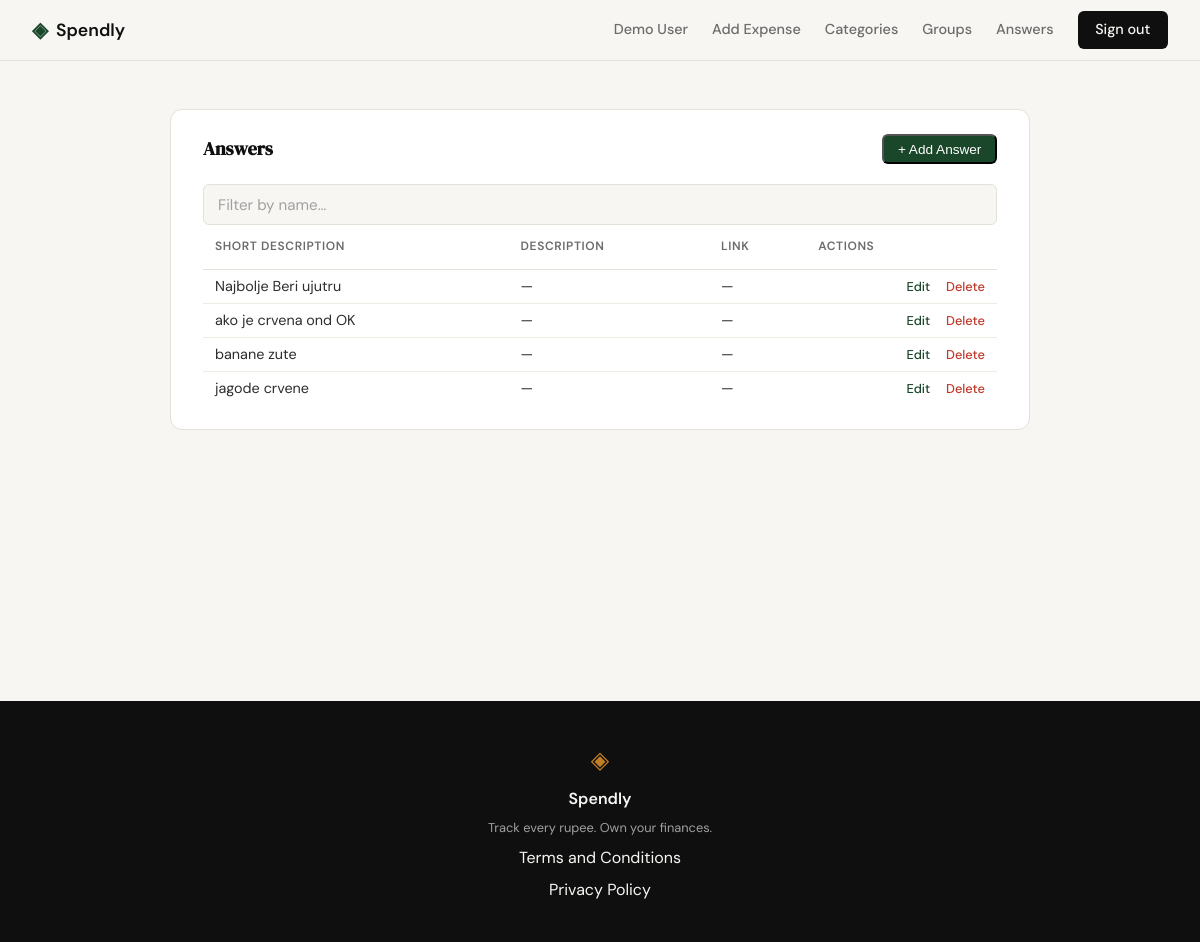
/answers (signed in), run on the app's committed database.
### tables this page shows
CREATE TABLE answers (
            id          INTEGER PRIMARY KEY AUTOINCREMENT,
            user_id     INTEGER NOT NULL REFERENCES users(id),
            short_desc  TEXT    NOT NULL,
            description TEXT,
            link        TEXT,
            created_at  TEXT    DEFAULT (datetime('now'))
        );

### app.py (the view)
@app.route("/answers")
def answers():
    if not session.get("user_id"):
        return redirect(url_for("login"))
    return render_template("answers/list.html", answers=get_all_answers(session["user_id"]))

### database/db.py (called while the page is built)
def get_db():
    conn = sqlite3.connect(DB_PATH)
    conn.row_factory = sqlite3.Row
    conn.execute("PRAGMA foreign_keys = ON")
    return conn

### database/queries.py (called while the page is built)
def get_all_answers(user_id):
    conn = get_db()
    rows = conn.execute(
        "SELECT id, short_desc, description, link FROM answers "
        "WHERE user_id = ? ORDER BY short_desc",
        (user_id,),
    ).fetchall()
    conn.close()
    return [{"id": r["id"], "short_desc": r["short_desc"],
             "description": r["description"], "link": r["link"]} for r in rows]

### templates/answers/list.html (shortened to what this page needs)
{% extends "base.html" %}
{% block content %}
<section class="profile-section">
    <div class="profile-inner">
        <div class="profile-block">
            <div class="block-title-row">
                <h2 class="block-title">Answers</h2>
                <button type="button" class="btn-add-expense" id="addAnswerBtn">+ Add Answer</button>
            </div>
            <div class="autocomplete-wrap">
                <input type="search" id="answerFilter" class="form-input answer-filter"
                       placeholder="Filter by name…" autocomplete="off">
            </div>
            <table class="transactions-table">
                <thead>
                    <tr>
                        <th>Short Description</th>
                        <th>Description</th>
                        <th>Link</th>
                        <th class="actions-col">Actions</th>
                    </tr>
                </thead>
                <tbody>
                    {% for answer in answers %}
                    <tr class="answer-row">
                        <td>{{ answer.short_desc }}</td>
                        <td>{{ answer.description or '—' }}</td>
                        <td>
                            {% if answer.link %}
                            <a href="{{ answer.link }}" target="_blank" rel="noopener">{{ answer.link }}</a>
                            {% else %}—{% endif %}
                        </td>
                        <td class="actions-col">
                            <button type="button" class="btn-edit"
                                    data-id="{{ answer.id }}"
                                    data-short-desc="{{ answer.short_desc }}"
                                    data-description="{{ answer.description or '' }}"
                                    data-link="{{ answer.link or '' }}">Edit</button>
                            <form method="POST" action="/answers/{{ answer.id }}/delete"
                                  class="form-inline"
                                  onsubmit="return confirm('Delete this answer?')">
                                <button type="submit" class="btn-delete">Delete</button>
                            </form>
                        </td>
                    </tr>
                    {% else %}
                    <tr>
                        <td colspan="4" class="table-empty">No answers yet.</td>
                    </tr>
                    {% endfor %}
                </tbody>
            </table>
        </div>
    </div>
</section>
{% endblock %}

### static/css/style.css (style rules this page uses)
:root { --ink: #0f0f0f; --ink-soft: #2d2d2d; --ink-muted: #6b6b6b; --ink-faint: #a0a0a0; --paper: #f7f6f3; --paper-warm: #f0ede6; --paper-card: #ffffff; --accent: #1a472a; --accent-light: #e8f0eb; --accent-2: #c17f24; --accent-2-light: #fdf3e3; --danger: #c0392b; --danger-light: #fdecea; --border: #e4e1da; --border-soft: #eeebe4; --font-display: 'DM Serif Display', Georgia, serif; --font-body: 'DM Sans', system-ui, sans-serif; --max-width: 1200px; --auth-width: 440px; --radius-sm: 6px; --radius-md: 12px; --radius-lg: 20px; }
*, *::before, *::after { box-sizing: border-box; margin: 0; padding: 0; }
html { font-size: 16px; scroll-behavior: smooth; }
body { background: var(--paper); color: var(--ink); font-family: var(--font-body); font-size: 1rem; line-height: 1.6; -webkit-font-smoothing: antialiased; }
.form-input { width: 100%; padding: 0.6rem 0.875rem; border: 1px solid var(--border); border-radius: var(--radius-sm); font-family: var(--font-body); font-size: 0.95rem; color: var(--ink); background: var(--paper); outline: none; transition: border-color 0.2s; }
.form-input::placeholder { color: var(--ink-faint); }
.profile-section { padding: 3rem 2rem 5rem; }
.profile-inner { max-width: 860px; margin: 0 auto; display: flex; flex-direction: column; gap: 2rem; }
.profile-block { background: var(--paper-card); border: 1px solid var(--border); border-radius: var(--radius-md); padding: 1.5rem 2rem; }
.block-title { font-family: var(--font-display); font-size: 1.15rem; color: var(--ink); margin-bottom: 1.25rem; }
.transactions-table { width: 100%; border-collapse: collapse; font-size: 0.9rem; }
.transactions-table th { text-align: left; font-size: 0.75rem; font-weight: 600; text-transform: uppercase; letter-spacing: 0.05em; color: var(--ink-muted); padding: 0 0.75rem 0.75rem; border-bottom: 1px solid var(--border); }
.transactions-table td { padding: 0.75rem; color: var(--ink-soft); border-bottom: 1px solid var(--border-soft); }
.transactions-table tbody tr:last-child td { border-bottom: none; }
.block-title-row { display: flex; align-items: center; justify-content: space-between; margin-bottom: 1.25rem; }
.block-title-row .block-title { margin-bottom: 0; }
.btn-add-expense { padding: 0.35rem 0.85rem; background: var(--accent); color: var(--paper-card); border-radius: var(--radius-sm); font-size: 0.85rem; font-weight: 500; text-decoration: none; transition: background 0.15s; }
.actions-col { text-align: right; white-space: nowrap; }
.btn-delete { font-size: 0.8rem; font-weight: 500; color: var(--danger); background: none; border: none; padding: 0; margin-left: 0.75rem; cursor: pointer; font-family: inherit; }
.btn-edit { font-size: 0.8rem; font-weight: 500; color: var(--accent); background: none; border: none; padding: 0; cursor: pointer; font-family: inherit; }
.form-inline { display: inline; }
.answer-filter { margin-bottom: 0.75rem; }
.autocomplete-wrap { position: relative; margin-bottom: 0.75rem; }
.autocomplete-wrap .answer-filter { margin-bottom: 0; }
.transactions-table .answer-row td { padding-top: 5px; padding-bottom: 5px; }

### data on the page
answers: short_desc "Najbolje Beri ujutru", description "—"
answers: short_desc "ako je crvena ond OK", description "—"
answers: short_desc "banane zute", description "—"
answers: short_desc "jagode crvene", description "—"

### other printed values
{{ session.get("user_name", "Account") }} "Demo User"
